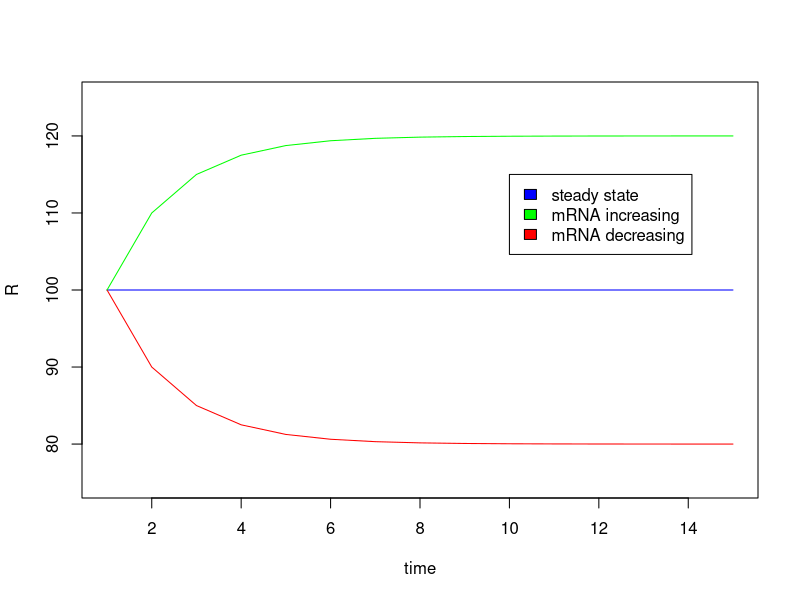

The R source for this figure:
## ---- chunk 1
library("deSolve")
library("ggplot2")

parameter_list <- list(c(r = 0.5,m = 40), c(r = 0.5, m = 50), c(r = 0.5 ,m = 60))
starting_state <- c(R = 100)
times <- seq(1, 15,  by = 1)

transcripts <- function(t,R,params){
  with(as.list(c(params)),{
         delta.R <- -r * R + m
         return(list(delta.R))
       }
       )
}

perform_ode <- function (parameters){
  ode(times = times, y = starting_state,   parms = parameters, func = transcripts, method = "euler")
}

out  <- lapply(parameter_list, perform_ode)

plot(as.data.frame(out[2]), type = "line", col = "blue", ylim=c(75,125))
lines(as.data.frame(out[1]), type = "line", col = "red")
lines(as.data.frame(out[3]), type = "line", col = "green")
legend(10,115, legend = c("steady state" ,"mRNA increasing", "mRNA decreasing" ), fill = c("blue", "green",  "red"))
